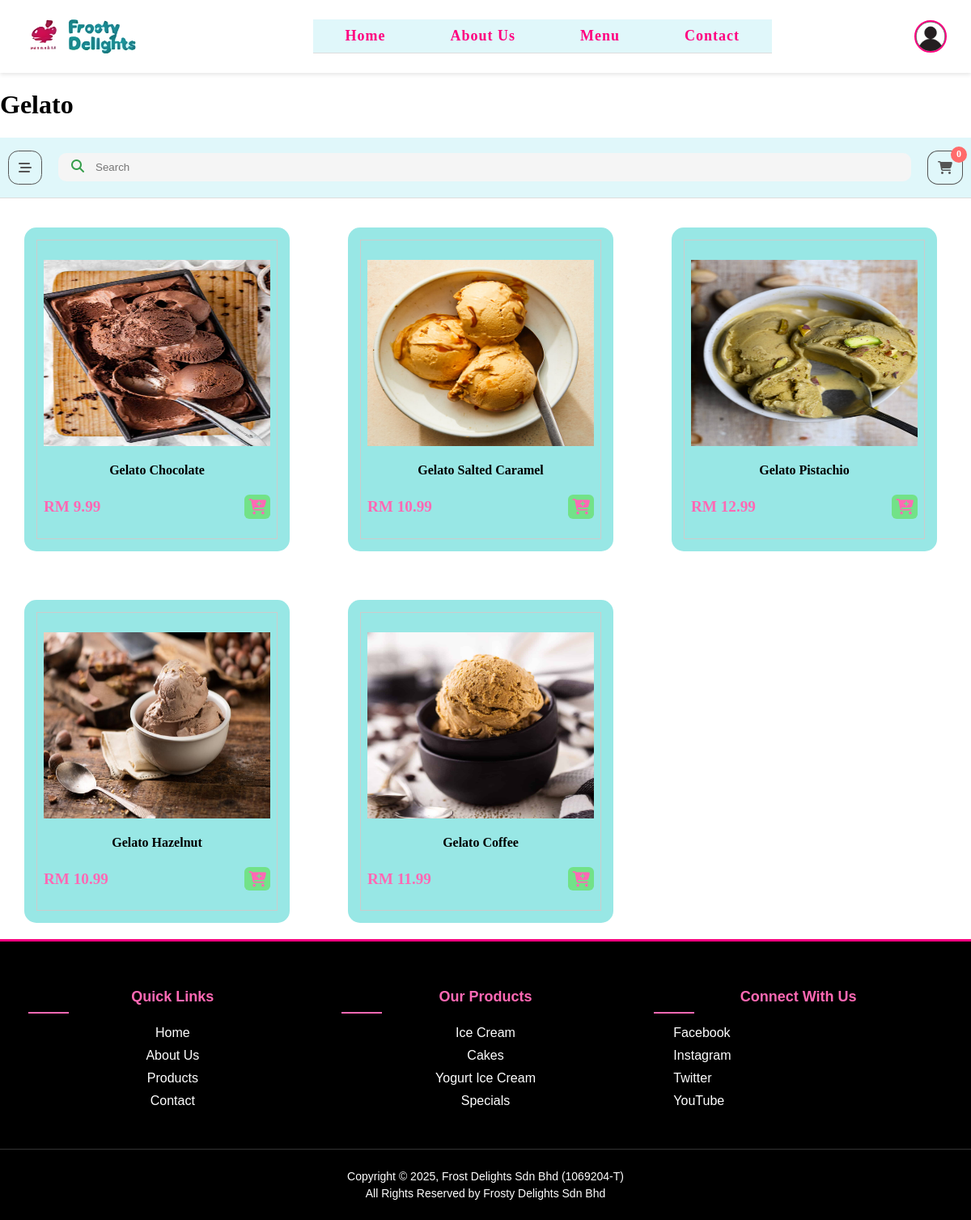
Screenshot of /modules/menu.php?category=Gelato with the database file from the repository.
### tables this page shows
CREATE TABLE `product` (
  `id` char(4) NOT NULL,
  `name` varchar(100) NOT NULL,
  `category` varchar(100) NOT NULL,
  `Flavour` varchar(20) NOT NULL,
  `price` decimal(4,2) NOT NULL,
  `photo` varchar(100) NOT NULL,
  `Description` varchar(200) NOT NULL,
  `quantity` int(11) NOT NULL,
  `availability` tinyint(1) NOT NULL
);

### modules/menu.php (the view, shortened to what this page needs)
<?php
require '../base.php';
$search = isset($_GET['search']) ? trim($_GET['search']) : '';
$category = isset($_GET['category']) ? trim($_GET['category']) : '';
if (!empty($search) && !empty($category)) {
    $stmt = $_db->prepare('SELECT * FROM assignment.product WHERE name LIKE ? AND category = ?');
    $stmt->execute(['%' . $search . '%', $category]);
    $arr = $stmt->fetchAll(PDO::FETCH_OBJ);
} elseif (!empty($search)) {
    $stmt = $_db->prepare('SELECT * FROM assignment.product WHERE name LIKE ?');
    $stmt->execute(['%' . $search . '%']);
    $arr = $stmt->fetchAll(PDO::FETCH_OBJ);
} elseif (!empty($category)) {
    $stmt = $_db->prepare('SELECT * FROM assignment.product WHERE category = ?');
    $stmt->execute([$category]);
    $arr = $stmt->fetchAll(PDO::FETCH_OBJ);
} else {
    $stmt = $_db->query('SELECT * FROM assignment.product');
    $arr = $stmt->fetchAll(PDO::FETCH_OBJ);
}
include '../header.php';
$categoryName = "All Products";
if (!empty($category)) {
    $categoryName = $category;
}
?>
<h1><?= $categoryName ?></h1>
<nav class="menu">
    <div class="menu-bar" id="category-menu-toggle">
        <i class="fa-solid fa-bars-staggered"></i>
    </div>
    <div class="search-box">
        <i class="fa-solid fa-magnifying-glass"></i>
        <input type="text" id="product-search" placeholder="Search" value="<?= htmlspecialchars($search) ?>"/>
    </div>
    <div class="cart">
        <i class="fa-solid fa-cart-shopping"></i>
        <span>0</span>
    </div>
</nav>
<div class="product-grid">
    <?php if (!empty($arr)): ?>
        <?php foreach ($arr as $product): ?>
        <div class="product_class">
            <div class="product" data-name="<?= $product->id ?>">
                <img src="/images/<?= $product->photo ?>">
                <h4 class="product-name"><?= $product->name?></h4>
                <div class="product-price">
                    <div class="price">RM <?= $product->price?></div>
                    <i class="fa-solid fa-cart-plus"></i>
                </div>
            </div>
        </div>
        <?php endforeach; ?>
    <?php else: ?>
        <div class="no-products">No products found matching your criteria</div>
    <?php endif; ?>
</div>
<?php
include '../footer.php';
?>

### css/style.css (style rules this page uses)
:root { --primary-color: #ff0080; --primary-light: #ff69b4; --primary-dark: #d6006b; --secondary-color: #000; --text-color: #fff; --card-bg: #181818; --accent-color: #222; }
html, body { height: 100%; min-height: 100%; margin: 0; padding: 0; }
body { display: flex; flex-direction: column; min-height: 100vh; }
img { display: flex; width: 40px; height: 40px; }
nav { background: var(--secondary-color); border-bottom: 2px solid var(--primary-color); display: flex; align-items: center; background-color: #E0F7FA; border-bottom: 1px solid #ddd; justify-items: center; }
.flavor-price, .product-price { color: var(--primary-light); font-weight: bold; font-size: 1.2rem; }
.product-grid { display: flex; justify-content: center; gap: 20px; }
.product-grid { margin-top: 1rem; align-items: center; justify-content: center; display:grid; grid-template-columns: repeat(3, 380px); }
.product-grid .product_class { align-items: center; justify-content: center; width: fit-content; padding: 20px; }
.product-grid .product_class .product { text-align: center; padding: 2.5rem 1.5rem; background: rgb(152, 231, 229); outline: .1rem solid #ccc; outline-offset: -1rem; border-radius: 15px; }
.product-grid .product_class .product img { height:230px; width:280px; margin: auto; cursor: pointer; }
.product-grid .product_class .product .product-price { display: flex; align-items: center; width: 100%; justify-content: space-between; }
.product-price .price { font-weight: 600; }
.fa-cart-plus { background: rgb(114, 226, 136); border-radius: 20%; padding: 5px; cursor: pointer; }
.menu { padding: 1rem 0; display: flex; justify-content: space-between; align-items: center; gap: 20px; width: 1200px; margin: auto; }
.menu .search-box { background: whitesmoke; border-radius: 10px; flex: 1; align-items: center; padding: 0 1rem; }
.menu .search-box i { color: rgb(54, 158, 75); }
.menu .search-box input { background: transparent; padding: 10px; width: 80%; }
.menu .menu-bar { display: flex; align-items: center; gap: 10px; margin-left: 10px; }
.menu .menu-bar i { padding: 10px; border-radius: 5px; cursor: pointer; background: whitesmoke; }
.fa-bars-staggered { background: transparent !important; border: 1px solid ; color: rgb(54, 158, 75); }
.menu .cart { display: flex; align-items: center; gap: 10px; margin-right: 10px; }
.menu .cart i { padding: 10px; border-radius: 5px; cursor: pointer; background: whitesmoke; }
.fa-cart-shopping { background: transparent !important; border: 1px solid ; color: rgb(54, 158, 75); }
.cart { position: relative; }
.cart span { background: rgb(236, 12, 12); color: white; border-radius: 50%; width: 15px; height: 15px; font-size: 9px; display: flex; align-items: center; justify-content: center; font-weight: 600; position: absolute; right: -5px; top: -5px; }
* { outline: none; border: none; box-sizing: border-box; }
.menu .menu-bar { display: flex; align-items: center; gap: 10px; margin-left: 10px; cursor: pointer; position: relative; }
.menu .menu-bar i { padding: 12px; border-radius: 30%; background-color: #f8f8f8; transition: all 0.2s ease; color: #555; font-size: 16px; }
.menu .cart i { padding: 12px; border-radius: 30%; background-color: #f8f8f8; transition: all 0.2s ease; color: #555; font-size: 16px; }
.menu .cart span { position: absolute; top: -5px; right: -5px; background-color: #ff6b6b; color: white; border-radius: 50%; width: 20px; height: 20px; display: flex; align-items: center; justify-content: center; font-size: 12px; font-weight: 600; }

### rows the page displays
product: photo (picture), name "Gelato Chocolate", price "9.99"
product: photo (picture), name "Gelato Salted Caramel", price "10.99"
product: photo (picture), name "Gelato Pistachio", price "12.99"
product: photo (picture), name "Gelato Hazelnut", price "10.99"
product: photo (picture), name "Gelato Coffee", price "11.99"

### other values shown
$categoryName "Gelato"
